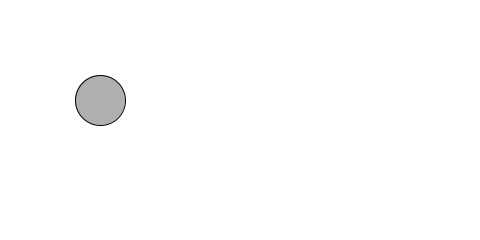
Frame 1 (no input)
Frame 60 (the mouse pressed at the canvas centre just before this capture): identical to frame 1, image omitted
Frame 120 (the mouse held since frame 60 and released just before this capture): identical to frame 1, image omitted

The Processing sketch that drew this single still picture (run headless with seeded random() and noise(); from frame 60 on, the mouse is pressed at the canvas centre):

// Processing sketch: example_04_02_usingvars
// ── example_04_02_usingvars.pde
// Learning Processing
// Daniel Shiffman
// http://www.learningprocessing.com

// Example 4-2: Using variables

// Declare and initialize two integer variables at the top of the code.
int circleX = 100;
int circleY = 100;

void setup() {
  size(480, 240);
}

void draw() {
  background(255);
  stroke(0);
  fill(175);
  // Use the variables to specify the location of an ellipse.
  ellipse(circleX,circleY,50,50);
}
